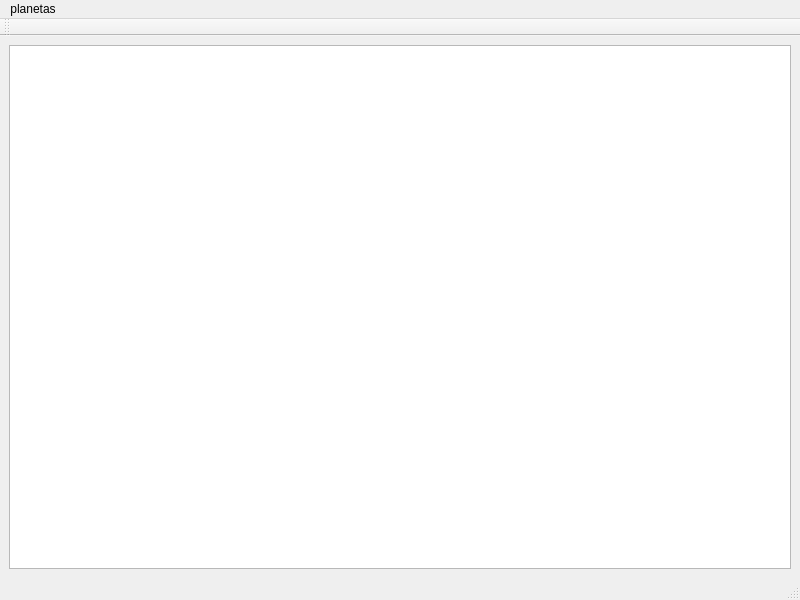
<?xml version="1.0" encoding="UTF-8"?>
<ui version="4.0">
 <class>MainWindow</class>
 <widget class="QMainWindow" name="MainWindow">
  <property name="geometry">
   <rect>
    <x>0</x>
    <y>0</y>
    <width>800</width>
    <height>600</height>
   </rect>
  </property>
  <property name="windowTitle">
   <string>Simulación de un sistema gravitacional</string>
  </property>
  <widget class="QWidget" name="centralwidget">
   <layout class="QGridLayout" name="gridLayout">
    <item row="0" column="0">
     <widget class="QGraphicsView" name="graphicsView"/>
    </item>
   </layout>
  </widget>
  <widget class="QMenuBar" name="menubar">
   <property name="geometry">
    <rect>
     <x>0</x>
     <y>0</y>
     <width>800</width>
     <height>21</height>
    </rect>
   </property>
   <widget class="QMenu" name="menuplanetas">
    <property name="title">
     <string>planetas</string>
    </property>
    <addaction name="actionsol"/>
    <addaction name="actionplaneta_1"/>
    <addaction name="actionplaneta_2"/>
    <addaction name="actionplaneta_3"/>
    <addaction name="actionplaneta_4"/>
    <addaction name="actionplaneta_5"/>
   </widget>
   <addaction name="menuplanetas"/>
  </widget>
  <widget class="QStatusBar" name="statusbar"/>
  <widget class="QToolBar" name="toolBar">
   <property name="windowTitle">
    <string>toolBar</string>
   </property>
   <attribute name="toolBarArea">
    <enum>TopToolBarArea</enum>
   </attribute>
   <attribute name="toolBarBreak">
    <bool>false</bool>
   </attribute>
  </widget>
  <action name="actionplaneta_1">
   <property name="icon">
    <iconset resource="recursos.qrc">
     <normaloff>:/recursos/iconfinder_EARTH_1715795.png</normaloff>:/recursos/iconfinder_EARTH_1715795.png</iconset>
   </property>
   <property name="text">
    <string>planeta 1</string>
   </property>
  </action>
  <action name="actionsol">
   <property name="icon">
    <iconset resource="recursos.qrc">
     <normaloff>:/recursos/iconfinder_sun_2995005.png</normaloff>:/recursos/iconfinder_sun_2995005.png</iconset>
   </property>
   <property name="text">
    <string>sol</string>
   </property>
  </action>
  <action name="actionplaneta_2">
   <property name="icon">
    <iconset resource="recursos.qrc">
     <normaloff>:/recursos/iconfinder_Mars_1715796.png</normaloff>:/recursos/iconfinder_Mars_1715796.png</iconset>
   </property>
   <property name="text">
    <string>planeta 2</string>
   </property>
  </action>
  <action name="actionplaneta_3">
   <property name="icon">
    <iconset resource="recursos.qrc">
     <normaloff>:/recursos/iconfinder_Mercury_1715798.png</normaloff>:/recursos/iconfinder_Mercury_1715798.png</iconset>
   </property>
   <property name="text">
    <string>planeta 3</string>
   </property>
  </action>
  <action name="actionplaneta_4">
   <property name="icon">
    <iconset resource="recursos.qrc">
     <normaloff>:/recursos/iconfinder_Neptune_1715800.png</normaloff>:/recursos/iconfinder_Neptune_1715800.png</iconset>
   </property>
   <property name="text">
    <string>planeta 4</string>
   </property>
  </action>
  <action name="actionplaneta_5">
   <property name="icon">
    <iconset resource="recursos.qrc">
     <normaloff>:/recursos/iconfinder_Venus_1715802.png</normaloff>:/recursos/iconfinder_Venus_1715802.png</iconset>
   </property>
   <property name="text">
    <string>planeta 5</string>
   </property>
  </action>
 </widget>
 <resources>
  <include location="recursos.qrc"/>
 </resources>
 <connections/>
</ui>
